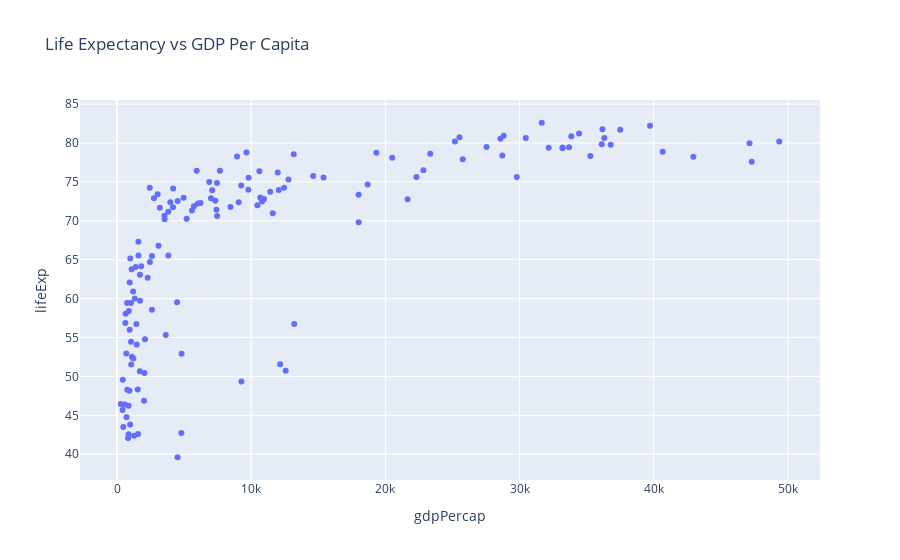

The code cell stored with this chart in its notebook:
### Markdown cell above
## Scatter Plot

### Code cell
# with plotly express
gapminder_subset=gapminder_df[gapminder_df['year']==2007]
fig = px.scatter(gapminder_subset, y="lifeExp", x="gdpPercap",title='Life Expectancy vs GDP Per Capita',hover_name='country')
fig.show()

### Figure 1 — Plotly figure (JSON) as saved in the notebook; plotly's stock layout.template omitted (floating-point values rounded to 4 significant figures; data arrays with more than 128 entries replaced by an {"elided": "..."} marker saying what was removed)
{"data": [{"hovertemplate": "<b>%{hovertext}</b><br><br>gdpPercap=%{x}<br>lifeExp=%{y}<extra></extra>", "hovertext": {"elided": "142 str values"}, "legendgroup": "", "marker": {"color": "#636efa", "symbol": "circle"}, "mode": "markers", "name": "", "orientation": "v", "showlegend": false, "type": "scatter", "x": {"elided": "142 float values"}, "xaxis": "x", "y": {"elided": "142 float values"}, "yaxis": "y"}], "layout": {"legend": {"tracegroupgap": 0}, "title": {"text": "Life Expectancy vs GDP Per Capita"}, "xaxis": {"anchor": "y", "domain": [0, 1], "title": {"text": "gdpPercap"}}, "yaxis": {"anchor": "x", "domain": [0, 1], "title": {"text": "lifeExp"}}}}
